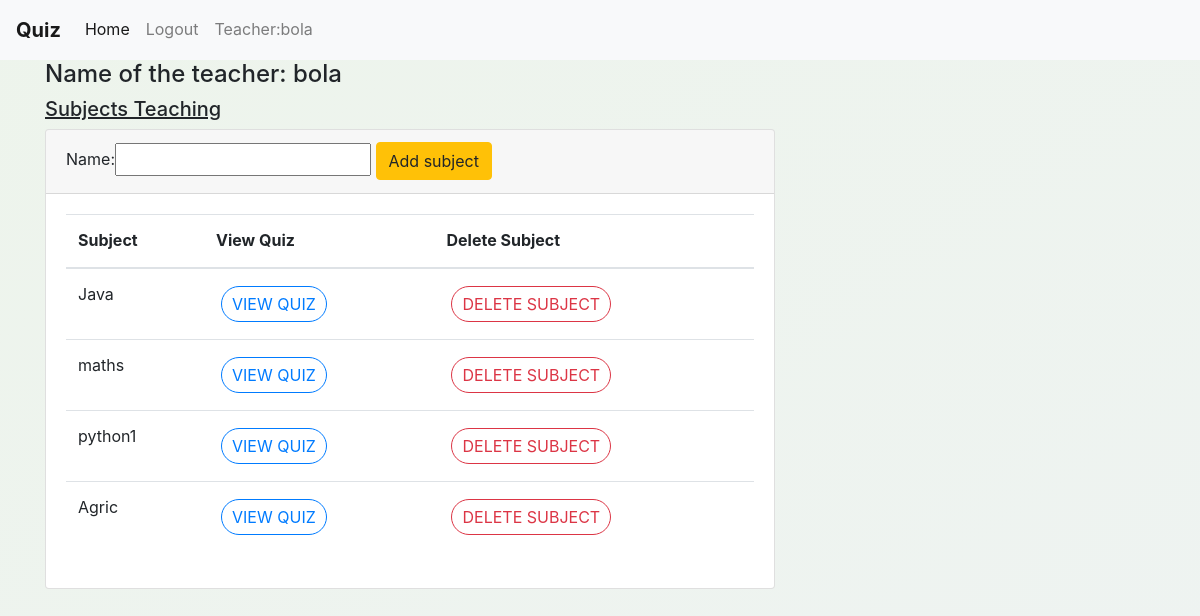
Page /teacher/profile/ (signed in) on the earlier database version.
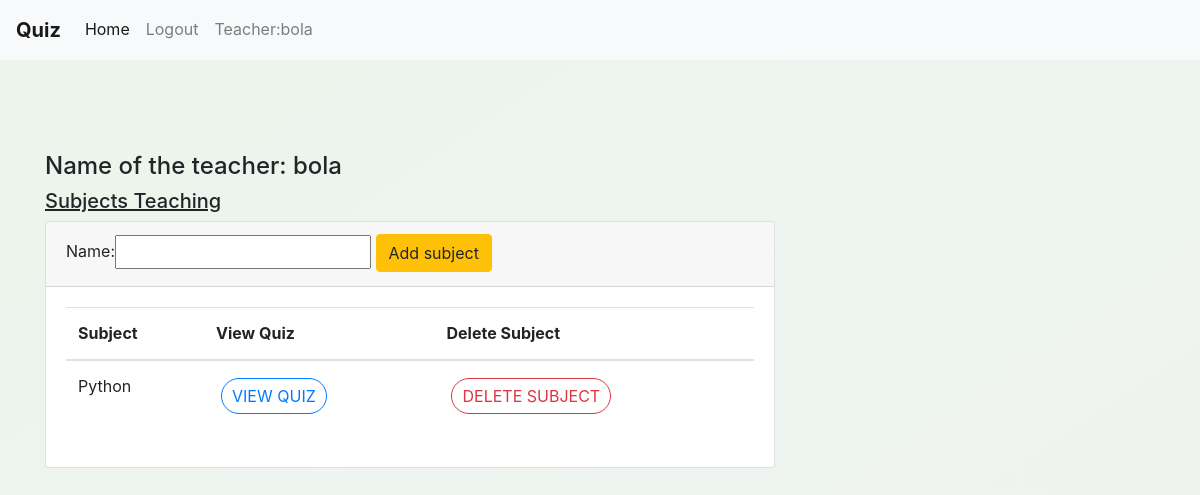
Same page on the later database version.
### account/models.py (models this page shows, shortened)
class MyUser(AbstractBaseUser,PermissionsMixin):
    email                   = models.EmailField(verbose_name="email", max_length=60,unique=True)
    username                = models.CharField(max_length=30,unique=True)
    date_joined             = models.DateTimeField(verbose_name='date joined', auto_now_add=True)
    is_student              = models.BooleanField('student status', default=False)
    is_teacher              = models.BooleanField('teacher status', default=False)
    is_admin                = models.BooleanField(default=False)
    is_active               = models.BooleanField(default=True)
    is_staff                = models.BooleanField(default=False)
    is_superuser            = models.BooleanField(default=False)
    USERNAME_FIELD = 'email'
    REQUIRED_FIELDS = ['username',]
    objects=MyUserManager()

class Subject(models.Model):
    name                = models.CharField(max_length=30,unique=True)
    teacher             = models.ForeignKey(Teacher, on_delete=models.CASCADE)
    slug 				= models.SlugField(blank=True, unique=True)
    def __str__(self):
        return self.name
    def get_absolute_url(self):
       return reverse('teacher:view_quiz', args=[str(self.slug)])

### teacher/views.py (the view)
# urls.py: path('profile/',teacher_profile,name='profile'),
def teacher_profile(request):
    context={}
    if request.user.is_authenticated:
        if request.method == 'POST':
            user=Teacher.objects.get(user=request.user)
            subject = Subject(teacher=user)
            form = SubjectForm(request.POST, instance=subject)
            if form.is_valid():
                form.save()
                return redirect('teacher:profile')
        else:
            form = SubjectForm()
        context={'form':form}
        subject_taught = Subject.objects.filter(teacher__user=request.user)
        context['subject_taught'] = subject_taught
    else:
        return redirect('login')
    return render(request, 'teacher/teacher_profile.html',context)

### teacher/forms.py
class SubjectForm(forms.ModelForm):
    class Meta:
        model = Subject
        fields = '__all__'
        exclude = ['teacher','slug']

### teacher/templates/teacher/teacher_profile.html (shortened to what this page needs)
{% extends 'base.html' %} {% block content %}
<div class="container">
  <div class="row min-height d-flex align-items-center">
    <div class="col-md-8">
      <h4>Name of the teacher: {{ request.user.username }}</h4>
      <h5 style="text-decoration: underline;">Subjects Teaching</h5>
      <div class="card">
        <div class="card-header">
          <form method="POST">
            {% csrf_token %} {{ form }}
            <button class="submit-button btn btn-warning" type="submit">
              Add subject
            </button>
          </form>
        </div>
        <div class="card-body">
          <table class="table">
            <thead>
              <tr>
                <th scope="col">Subject</th>
                <th scope="col">View Quiz</th>
                <th scope="col">Delete Subject</th>
              </tr>
            </thead>
            <tbody>
              {% for subjects_teaching in subject_taught %}
              <tr>
                <td>{{ subjects_teaching }}</td>
                <td>
                  <a
                    class="btn btn-font btn-outline-primary"
                    href="{{ subjects_teaching.get_absolute_url }}"
                    >View quiz</a
                  >
                </td>
                <td>
                  <a
                    class="btn btn-font btn-outline-danger"
                    href="{% url 'teacher:deletes' subjects_teaching.slug %}"
                    >delete subject</a
                  >
                </td>
              </tr>
              {% endfor %}
            </tbody>
          </table>
        </div>
      </div>
    </div>
  </div>
  {% endblock %}

### templates/base.html (shortened to what this page needs)
{% load static %}
<!DOCTYPE html>
<html lang="en">
  <head>
    <link
      rel="stylesheet"
      href="https://stackpath.bootstrapcdn.com/bootstrap/4.3.1/css/bootstrap.min.css"
    />
    <link
      rel="stylesheet"
      type="text/css"
      href="{% static 'css/style.css' %}"
    />
  </head>
  <body>
    {% if request.user.is_authenticated %}
    <nav class="navbar navbar-expand-lg navbar-light bg-light">
      <a
        class="navbar-brand"
        style="font-size: 20px; font-weight: bold;"
        href="{% url 'home' %}"
        >Quiz</a
      >
      <div class="collapse navbar-collapse" id="navbarNavAltMarkup">
        <div class="navbar-nav">
          <a class="nav-item nav-link active" href="{% url 'home' %}"
            >Home <span class="sr-only">(current)</span></a
          >
          <a class="nav-item nav-link" href="{% url 'logout' %}">Logout</a>
          {% if request.user.is_teacher %}
          <a class="nav-item nav-link" href="{% url 'teacher:profile' %}"
            >Teacher:{{ request.user.username }}</a
          >
          {% else %}
          <a class="nav-item nav-link" href="{% url 'student:profile' %}"
            >Student:{{ request.user.username }}</a
          >
          {% endif %}
        </div>
      </div>
    </nav>
    {% endif %} {% block content %} {% endblock %}
  </body>
</html>

### static/css/style.css (style rules this page uses)
body { height: 100vh; background-image: linear-gradient( to right bottom, rgba(232, 241, 230, 0.767), rgba(234, 240, 238, 0.8) ); }
.btn:link, .btn:visited { text-decoration: none; text-transform: uppercase; padding: 5px 10px; margin: 5px; display: inline-block; border-radius: 100px; transition: all 0.2s; position: relative; }
.min-height { min-height: 500px; }

### templates/base.html (style rules this page uses)
body { line-height: 1.7; }

Differences in the rows shown:
removed Subject: name "Java"
removed Subject: name "maths"
removed Subject: name "python1"
removed Subject: name "Agric"
added Subject: name "Python"
